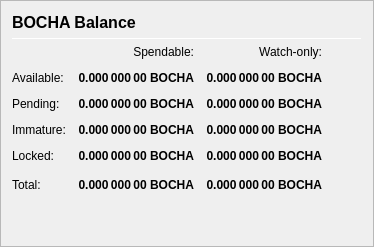
                   <widget class="QFrame" name="frame_Balances">
                    <property name="frameShape">
                     <enum>QFrame::StyledPanel</enum>
                    </property>
                    <property name="frameShadow">
                     <enum>QFrame::Raised</enum>
                    </property>
                    <layout class="QVBoxLayout" name="verticalLayout_4">
                     <item>
                      <layout class="QHBoxLayout" name="horizontalLayout_4">
                       <item>
                        <widget class="QLabel" name="label_5">
                         <property name="minimumSize">
                          <size>
                           <width>0</width>
                           <height>20</height>
                          </size>
                         </property>
                         <property name="font">
                          <font>
                           <pointsize>12</pointsize>
                           <weight>75</weight>
                           <bold>true</bold>
                          </font>
                         </property>
                         <property name="text">
                          <string>BOCHA Balance</string>
                         </property>
                        </widget>
                       </item>

                       <item>
                        <spacer name="horizontalSpacer_3">
                         <property name="orientation">
                          <enum>Qt::Horizontal</enum>
                         </property>
                         <property name="sizeHint" stdset="0">
                          <size>
                           <width>40</width>
                           <height>20</height>
                          </size>
                         </property>
                        </spacer>
                       </item>
                      </layout>
                     </item>
                     <item>
                      <widget class="Line" name="line_Balance">
                       <property name="minimumSize">
                        <size>
                         <width>0</width>
                         <height>1</height>
                        </size>
                       </property>
                       <property name="maximumSize">
                        <size>
                         <width>16777215</width>
                         <height>1</height>
                        </size>
                       </property>
                       <property name="orientation">
                        <enum>Qt::Horizontal</enum>
                       </property>
                      </widget>
                     </item>
                     <item>
                      <layout class="QGridLayout" name="gridLayout">
                       <property name="spacing">
                        <number>12</number>
                       </property>
                       <item row="0" column="1">
                        <widget class="QLabel" name="labelSpendable">
                         <property name="text">
                          <string>Spendable:</string>
                         </property>
                         <property name="alignment">
                          <set>Qt::AlignRight|Qt::AlignTrailing|Qt::AlignVCenter</set>
                         </property>
                        </widget>
                       </item>
                       <item row="0" column="2">
                        <widget class="QLabel" name="labelWatchonly">
                         <property name="text">
                          <string>Watch-only:</string>
                         </property>
                         <property name="alignment">
                          <set>Qt::AlignRight|Qt::AlignTrailing|Qt::AlignVCenter</set>
                         </property>
                        </widget>
                       </item>
                       <item row="1" column="0">
                        <widget class="QLabel" name="labelBalanceText">
                         <property name="text">
                          <string>Available:</string>
                         </property>
                        </widget>
                       </item>
                       <item row="1" column="1">
                        <widget class="QLabel" name="labelBalance">
                         <property name="font">
                          <font>
                           <weight>75</weight>
                           <bold>true</bold>
                          </font>
                         </property>
                         <property name="cursor">
                          <cursorShape>IBeamCursor</cursorShape>
                         </property>
                         <property name="toolTip">
                          <string>Your current spendable balance</string>
                         </property>
                         <property name="text">
                          <string notr="true">0.000 000 00 BOCHA</string>
                         </property>
                         <property name="alignment">
                          <set>Qt::AlignRight|Qt::AlignTrailing|Qt::AlignVCenter</set>
                         </property>
                         <property name="textInteractionFlags">
                          <set>Qt::LinksAccessibleByMouse|Qt::TextSelectableByKeyboard|Qt::TextSelectableByMouse</set>
                         </property>
                        </widget>
                       </item>
                       <item row="1" column="2">
                        <widget class="QLabel" name="labelWatchAvailable">
                         <property name="font">
                          <font>
                           <weight>75</weight>
                           <bold>true</bold>
                          </font>
                         </property>
                         <property name="cursor">
                          <cursorShape>IBeamCursor</cursorShape>
                         </property>
                         <property name="toolTip">
                          <string>Your current balance in watch-only addresses</string>
                         </property>
                         <property name="text">
                          <string notr="true">0.000 000 00 BOCHA</string>
                         </property>
                         <property name="alignment">
                          <set>Qt::AlignRight|Qt::AlignTrailing|Qt::AlignVCenter</set>
                         </property>
                         <property name="textInteractionFlags">
                          <set>Qt::LinksAccessibleByMouse|Qt::TextSelectableByKeyboard|Qt::TextSelectableByMouse</set>
                         </property>
                        </widget>
                       </item>
                       <item row="2" column="0">
                        <widget class="QLabel" name="labelPendingText">
                         <property name="text">
                          <string>Pending:</string>
                         </property>
                        </widget>
                       </item>
                       <item row="2" column="1">
                        <widget class="QLabel" name="labelUnconfirmed">
                         <property name="font">
                          <font>
                           <weight>75</weight>
                           <bold>true</bold>
                          </font>
                         </property>
                         <property name="cursor">
                          <cursorShape>IBeamCursor</cursorShape>
                         </property>
                         <property name="toolTip">
                          <string>Total of transactions that have yet to be confirmed, and do not yet count toward the spendable balance</string>
                         </property>
                         <property name="text">
                          <string notr="true">0.000 000 00 BOCHA</string>
                         </property>
                         <property name="alignment">
                          <set>Qt::AlignRight|Qt::AlignTrailing|Qt::AlignVCenter</set>
                         </property>
                         <property name="textInteractionFlags">
                          <set>Qt::LinksAccessibleByMouse|Qt::TextSelectableByKeyboard|Qt::TextSelectableByMouse</set>
                         </property>
                        </widget>
                       </item>
                       <item row="2" column="2">
                        <widget class="QLabel" name="labelWatchPending">
                         <property name="font">
                          <font>
                           <weight>75</weight>
                           <bold>true</bold>
                          </font>
                         </property>
                         <property name="cursor">
                          <cursorShape>IBeamCursor</cursorShape>
                         </property>
                         <property name="toolTip">
                          <string>Unconfirmed transactions to watch-only addresses</string>
                         </property>
                         <property name="text">
                          <string notr="true">0.000 000 00 BOCHA</string>
                         </property>
                         <property name="alignment">
                          <set>Qt::AlignRight|Qt::AlignTrailing|Qt::AlignVCenter</set>
                         </property>
                         <property name="textInteractionFlags">
                          <set>Qt::LinksAccessibleByMouse|Qt::TextSelectableByKeyboard|Qt::TextSelectableByMouse</set>
                         </property>
                        </widget>
                       </item>
                       <item row="3" column="0">
                        <widget class="QLabel" name="labelImmatureText">
                         <property name="text">
                          <string>Immature:</string>
                         </property>
                        </widget>
                       </item>
                       <item row="3" column="1">
                        <widget class="QLabel" name="labelImmature">
                         <property name="font">
                          <font>
                           <weight>75</weight>
                           <bold>true</bold>
                          </font>
                         </property>
                         <property name="cursor">
                          <cursorShape>IBeamCursor</cursorShape>
                         </property>
                         <property name="toolTip">
                          <string>Staked or masternode rewards that has not yet matured</string>
                         </property>
                         <property name="text">
                          <string notr="true">0.000 000 00 BOCHA</string>
                         </property>
                         <property name="alignment">
                          <set>Qt::AlignRight|Qt::AlignTrailing|Qt::AlignVCenter</set>
                         </property>
                         <property name="textInteractionFlags">
                          <set>Qt::LinksAccessibleByMouse|Qt::TextSelectableByKeyboard|Qt::TextSelectableByMouse</set>
                         </property>
                        </widget>
                       </item>
                       <item row="3" column="2">
                        <widget class="QLabel" name="labelWatchImmature">
                         <property name="font">
                          <font>
                           <weight>75</weight>
                           <bold>true</bold>
                          </font>
                         </property>
                         <property name="cursor">
                          <cursorShape>IBeamCursor</cursorShape>
                         </property>
                         <property name="toolTip">
                          <string>Staked or masternode rewards in watch-only addresses that has not yet matured</string>
                         </property>
                         <property name="text">
                          <string notr="true">0.000 000 00 BOCHA</string>
                         </property>
                         <property name="alignment">
                          <set>Qt::AlignRight|Qt::AlignTrailing|Qt::AlignVCenter</set>
                         </property>
                         <property name="textInteractionFlags">
                          <set>Qt::LinksAccessibleByMouse|Qt::TextSelectableByKeyboard|Qt::TextSelectableByMouse</set>
                         </property>
                        </widget>
                       </item>
                       <item row="4" column="0">
                        <widget class="QLabel" name="labelLockedBalanceText">
                         <property name="toolTip">
                          <string>Locked BOCHA or Masternode collaterals. These are excluded from zBOCHA minting.</string>
                         </property>
                         <property name="text">
                          <string>Locked:</string>
                         </property>
                        </widget>
                       </item>
                       <item row="4" column="1">
                        <widget class="QLabel" name="labelLockedBalance">
                         <property name="font">
                          <font>
                           <weight>75</weight>
                           <bold>true</bold>
                          </font>
                         </property>
                         <property name="cursor">
                          <cursorShape>IBeamCursor</cursorShape>
                         </property>
                         <property name="toolTip">
                          <string>Locked BOCHA or Masternode collaterals. These are excluded from zBOCHA minting.</string>
                         </property>
                         <property name="text">
                          <string notr="true">0.000 000 00 BOCHA</string>
                         </property>
                         <property name="alignment">
                          <set>Qt::AlignRight|Qt::AlignTrailing|Qt::AlignVCenter</set>
                         </property>
                         <property name="textInteractionFlags">
                          <set>Qt::LinksAccessibleByMouse|Qt::TextSelectableByKeyboard|Qt::TextSelectableByMouse</set>
                         </property>
                        </widget>
                       </item>
                       <item row="4" column="2">
                        <widget class="QLabel" name="labelWatchLocked">
                         <property name="font">
                          <font>
                           <weight>75</weight>
                           <bold>true</bold>
                          </font>
                         </property>
                         <property name="cursor">
                          <cursorShape>IBeamCursor</cursorShape>
                         </property>
                         <property name="toolTip">
                          <string>Current locked balance in watch-only addresses</string>
                         </property>
                         <property name="text">
                          <string notr="true">0.000 000 00 BOCHA</string>
                         </property>
                         <property name="alignment">
                          <set>Qt::AlignRight|Qt::AlignTrailing|Qt::AlignVCenter</set>
                         </property>
                         <property name="textInteractionFlags">
                          <set>Qt::LinksAccessibleByMouse|Qt::TextSelectableByKeyboard|Qt::TextSelectableByMouse</set>
                         </property>
                        </widget>
                       </item>
                       <item row="5" column="0">
                        <widget class="QLabel" name="labelTotalText">
                         <property name="toolTip">
                          <string>Your current Bochacoin balance, unconfirmed and immature transactions included</string>
                         </property>
                         <property name="text">
                          <string>Total:</string>
                         </property>
                        </widget>
                       </item>
                       <item row="5" column="1">
                        <widget class="QLabel" name="labelTotal">
                         <property name="font">
                          <font>
                           <weight>75</weight>
                           <bold>true</bold>
                          </font>
                         </property>
                         <property name="cursor">
                          <cursorShape>IBeamCursor</cursorShape>
                         </property>
                         <property name="toolTip">
                          <string>Your current Bochacoin balance, unconfirmed and immature transactions included</string>
                         </property>
                         <property name="text">
                          <string notr="true">0.000 000 00 BOCHA</string>
                         </property>
                         <property name="alignment">
                          <set>Qt::AlignRight|Qt::AlignTrailing|Qt::AlignVCenter</set>
                         </property>
                         <property name="textInteractionFlags">
                          <set>Qt::LinksAccessibleByMouse|Qt::TextSelectableByKeyboard|Qt::TextSelectableByMouse</set>
                         </property>
                        </widget>
                       </item>
                       <item row="5" column="2">
                        <widget class="QLabel" name="labelWatchTotal">
                         <property name="font">
                          <font>
                           <weight>75</weight>
                           <bold>true</bold>
                          </font>
                         </property>
                         <property name="cursor">
                          <cursorShape>IBeamCursor</cursorShape>
                         </property>
                         <property name="toolTip">
                          <string>Current total balance in watch-only addresses</string>
                         </property>
                         <property name="text">
                          <string notr="true">0.000 000 00 BOCHA</string>
                         </property>
                         <property name="alignment">
                          <set>Qt::AlignRight|Qt::AlignTrailing|Qt::AlignVCenter</set>
                         </property>
                         <property name="textInteractionFlags">
                          <set>Qt::LinksAccessibleByMouse|Qt::TextSelectableByKeyboard|Qt::TextSelectableByMouse</set>
                         </property>
                        </widget>
                       </item>
                       <item row="5" column="3">
                        <spacer name="horizontalSpacer_9">
                         <property name="orientation">
                          <enum>Qt::Horizontal</enum>
                         </property>
                         <property name="sizeHint" stdset="0">
                          <size>
                           <width>40</width>
                           <height>20</height>
                          </size>
                         </property>
                        </spacer>
                       </item>
                      </layout>
                     </item>
                     <item>
                      <spacer name="verticalSpacer_3">
                       <property name="orientation">
                        <enum>Qt::Vertical</enum>
                       </property>
                       <property name="sizeHint" stdset="0">
                        <size>
                         <width>20</width>
                         <height>40</height>
                        </size>
                       </property>
                      </spacer>
                     </item>
                    </layout>
                   </widget>
